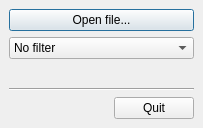
<ui version="4.0" >
 <class>Controller</class>
 <widget class="QDialog" name="Controller" >
  <property name="geometry" >
   <rect>
    <x>0</x>
    <y>0</y>
    <width>203</width>
    <height>128</height>
   </rect>
  </property>
  <property name="windowTitle" >
   <string>Controller</string>
  </property>
  <layout class="QVBoxLayout" >
   <property name="margin" >
    <number>9</number>
   </property>
   <property name="spacing" >
    <number>6</number>
   </property>
   <item>
    <widget class="QPushButton" name="openFileButton" >
     <property name="text" >
      <string>Open file...</string>
     </property>
    </widget>
   </item>
   <item>
    <widget class="QComboBox" name="filterBox" >
     <item>
      <property name="text" >
       <string>No filter</string>
      </property>
     </item>
     <item>
      <property name="text" >
       <string>Gaussian filter</string>
      </property>
     </item>
    </widget>
   </item>
   <item>
    <spacer>
     <property name="orientation" >
      <enum>Qt::Vertical</enum>
     </property>
     <property name="sizeHint" >
      <size>
       <width>20</width>
       <height>40</height>
      </size>
     </property>
    </spacer>
   </item>
   <item>
    <widget class="Line" name="line" >
     <property name="orientation" >
      <enum>Qt::Horizontal</enum>
     </property>
    </widget>
   </item>
   <item>
    <layout class="QHBoxLayout" >
     <property name="margin" >
      <number>0</number>
     </property>
     <property name="spacing" >
      <number>6</number>
     </property>
     <item>
      <spacer>
       <property name="orientation" >
        <enum>Qt::Horizontal</enum>
       </property>
       <property name="sizeHint" >
        <size>
         <width>40</width>
         <height>20</height>
        </size>
       </property>
      </spacer>
     </item>
     <item>
      <widget class="QPushButton" name="quitButton" >
       <property name="text" >
        <string>Quit</string>
       </property>
      </widget>
     </item>
    </layout>
   </item>
  </layout>
 </widget>
 <tabstops>
  <tabstop>openFileButton</tabstop>
  <tabstop>filterBox</tabstop>
  <tabstop>quitButton</tabstop>
 </tabstops>
 <resources/>
 <connections/>
</ui>
